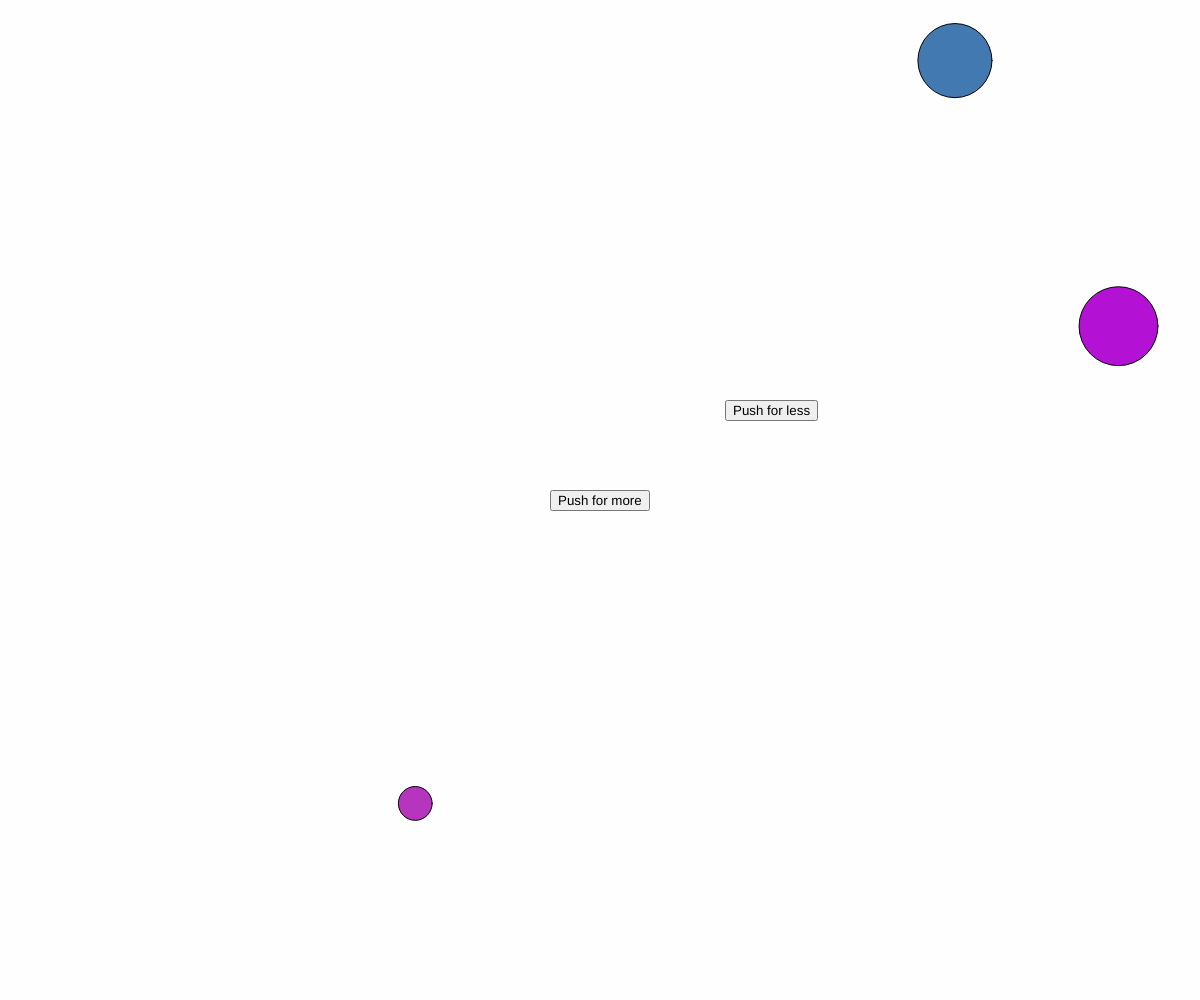
Frame 1 (no input)
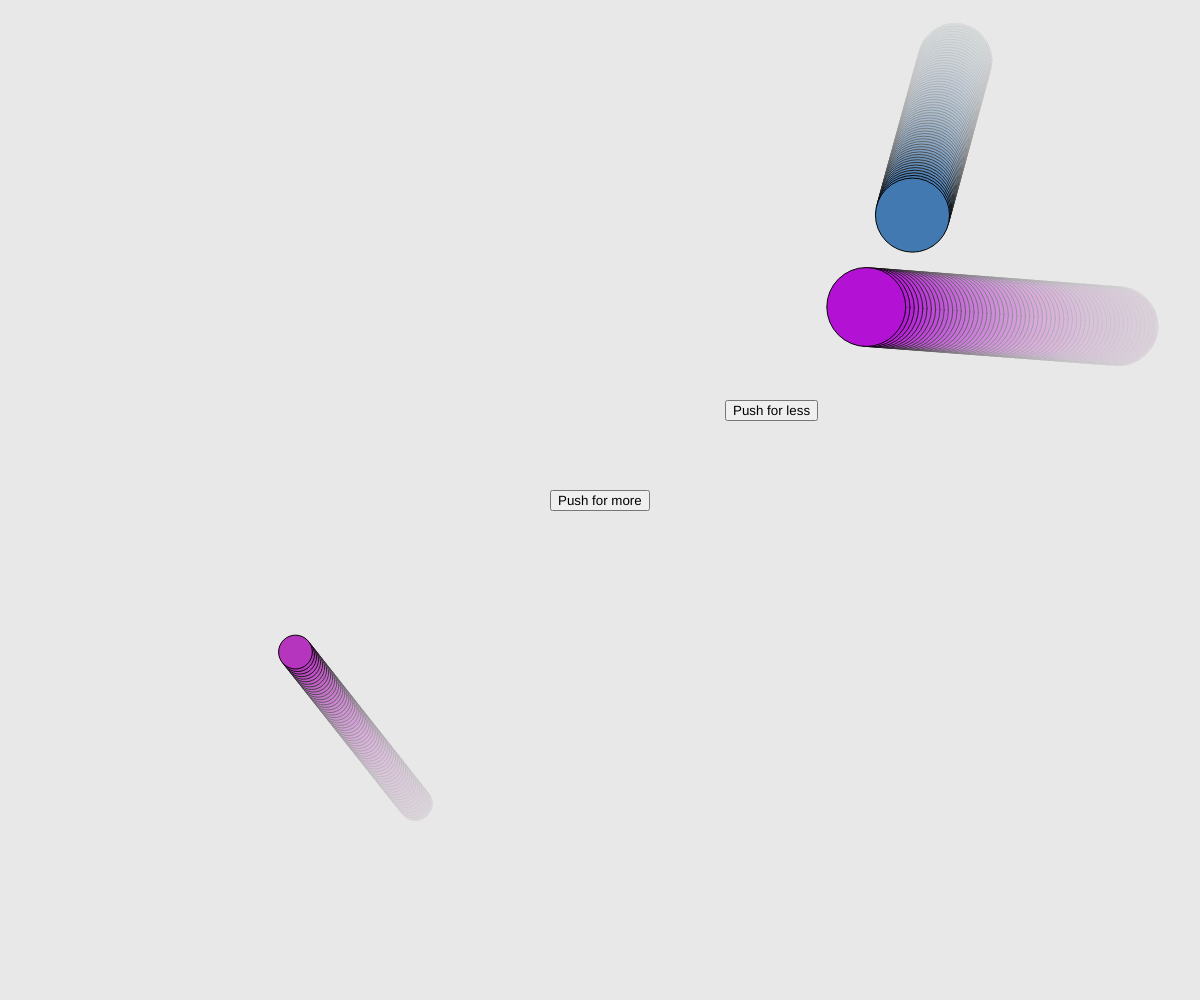
Frame 60 (no input)
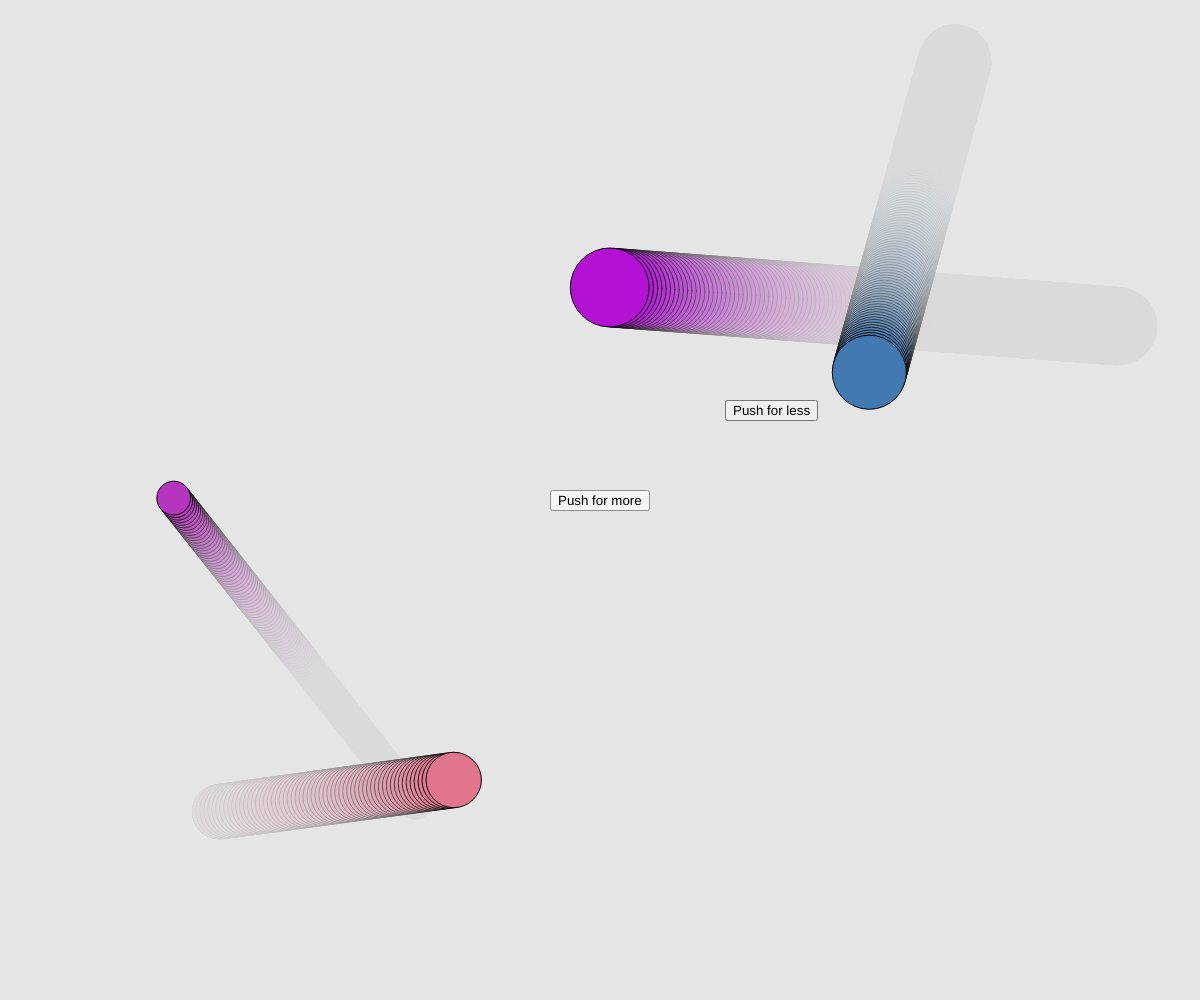
Frame 120 (the mouse pressed at the canvas centre since frame 60)

The p5.js sketch that drew these frames (run headless with seeded random() and noise() and a simulated clock; from frame 60 on, the mouse is pressed at the canvas centre):

// p5.js sketch
// ── sketch.js
let balls = []; 
let myButton;
let newButton

function setup() {
  createCanvas(windowWidth, windowHeight);
  
  myButton = createButton("Push for more");
  
  myButton.position(width/2-myButton.width/2, height/2 - myButton.height/2);
  myButton.mousePressed(moreBalls);

  newButton = createButton("Push for less");

  newButton.position(725,400);
  newButton.mousePressed(lessBalls);
  
  for (let i = 0; i < 3; i++){
    balls[i] = new Ball();
  }

}

function draw() {
  background(220,10);
  
  
  for(let i= 0; i < balls.length; i++){
    balls[i].render();
    balls[i].update();
    balls[i].checkWalls();

  }
 
//console.log(mouseX,mouseY)

  }



function moreBalls(){
  balls.push(new Ball());
  console.log(balls);
}

function lessBalls(){
  balls.pop();
}


class Ball{
  constructor(){ //builds the ball
    this.color = color(random(255),random(255),random(255)); 
    this.x = random(width);
    this.y = random(height);
    this.xDir = random(-5,5);
    this.yDir = random(-5,5);
    this.size = random(20,100);
    


  }

  render(){ //makes it appear on the screen
    ellipseMode(CENTER);
    fill(this.color);
    ellipse(this.x, this.y, this.size);
  }
  
  update(){ //makes the balls move on the screen
    this.x = this.x + this.xDir;
    this.y = this.y + this.yDir;
  }

  checkWalls(){ //makes the balls bounce off the wall
    if(this.x >= width || this.x <= 0){
      this.xDir = this.xDir * -1;
    }
    if(this.y >= height || this.y <=0){
      this.yDir = this.yDir * -1;
    }

  }
  






}
